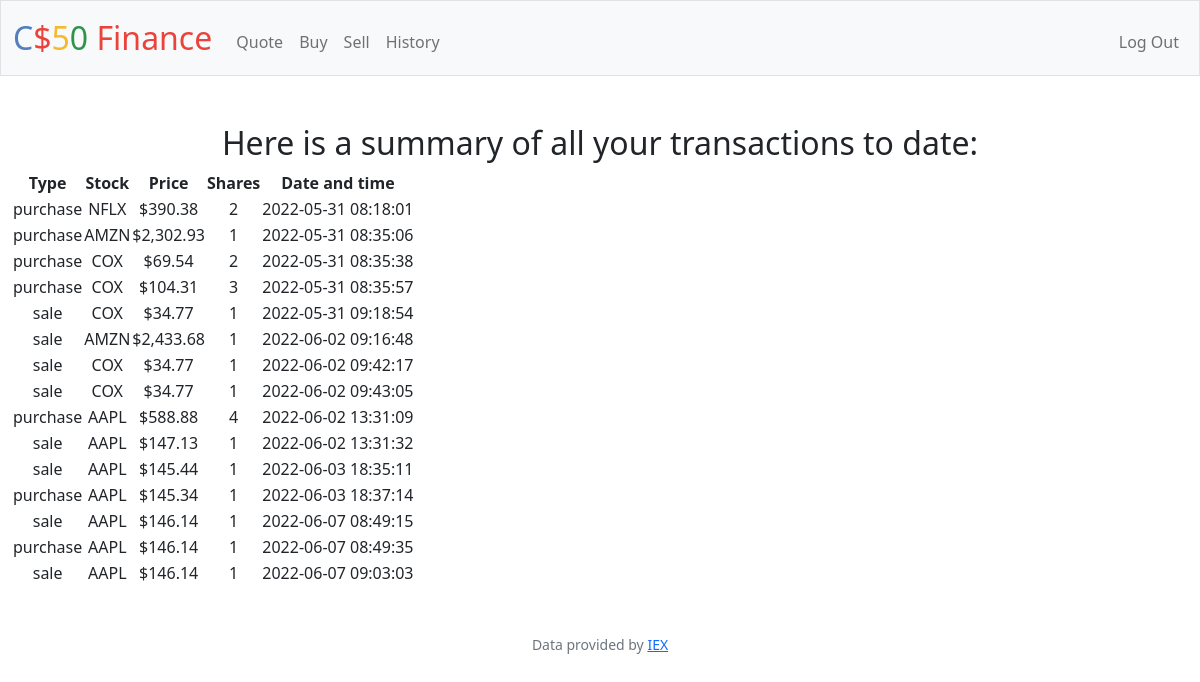
Page /history (signed in) on the earlier database version.
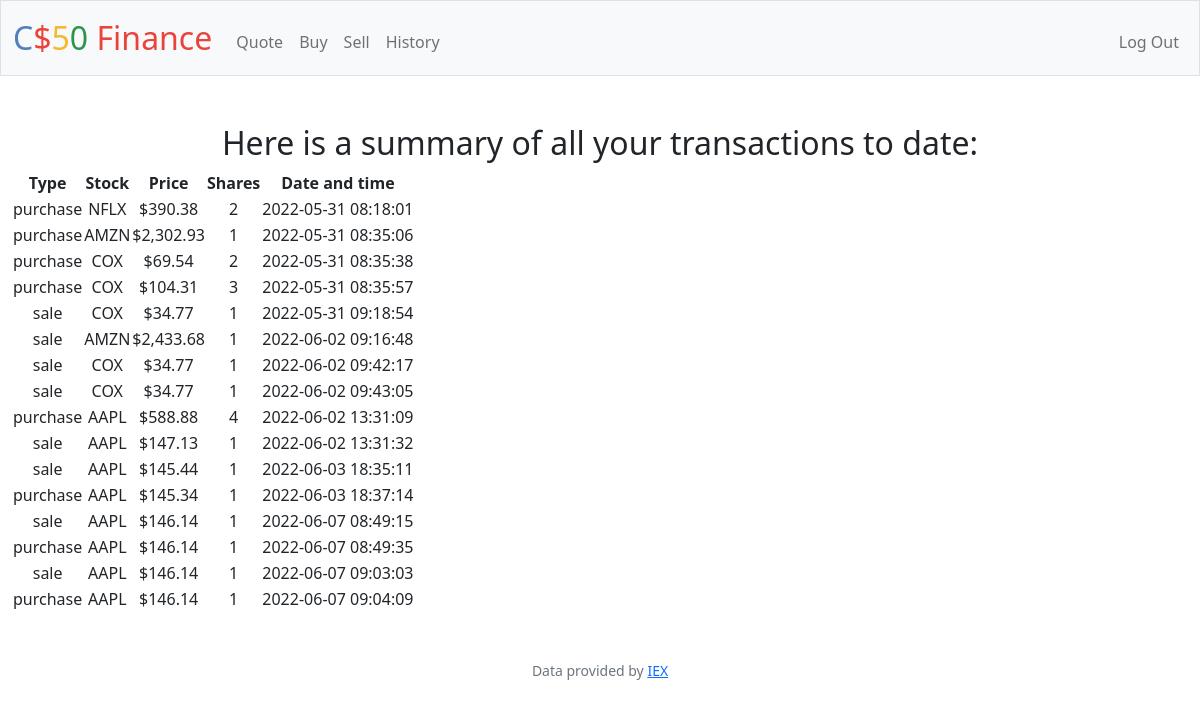
Same page on the later database version.
### tables this page shows
CREATE TABLE transactions (transaction_id INTEGER PRIMARY KEY AUTOINCREMENT NOT NULL, type TEXT NOT NULL, stock TEXT NOT NULL, price FLOAT NOT NULL, shares INTEGER NOT NULL, time DATETIME, user_id);

### app.py (the view)
@app.route("/history")
@login_required
def history():                                  #6
    transactions = db.execute("SELECT type, stock, price, shares, time FROM transactions WHERE user_id = ?", session["user_id"])
    return render_template("history.html", transactions=transactions)

### app.py (called while the page is built)
@app.after_request
def after_request(response):
    response.headers["Cache-Control"] = "no-cache, no-store, must-revalidate"
    response.headers["Expires"] = 0
    response.headers["Pragma"] = "no-cache"
    return response

### helpers.py (called while the page is built)
def login_required(f):
    @wraps(f)
    def decorated_function(*args, **kwargs):
        if session.get("user_id") is None:
            return redirect("/login")
        return f(*args, **kwargs)
    return decorated_function

def usd(value):
    return f"${value:,.2f}"

### templates/history.html (shortened to what this page needs)
{% extends "layout.html" %}
{% block main %}
    <h2>Here is a summary of all your transactions to date:</h2>
        <table>
            <thead>
                <tr>
                    <th>Type</th>
                    <th>Stock</th>
                    <th>Price</th>
                    <th>Shares</th>
                    <th>Date and time</th>
                </tr>
            </thead>
            <tbody>
                {% for item in transactions %}
                    <tr>
                        <td>{{ item["type"] }}</td>
                        <td>{{ item["stock"] }}</td>
                        <td>{{ item["price"] | usd }}</td>
                        <td>{{ item["shares"] }}</td>
                        <td>{{ item["time"] }}</td>
                    </tr>
                {% endfor %}
            </tbody>
        </table>
{% endblock %}

### templates/layout.html (shortened to what this page needs)
<!DOCTYPE html>
<html lang="en">
    <head>
        <link href="https://cdn.jsdelivr.net/npm/bootstrap@5.1.3/dist/css/bootstrap.min.css" rel="stylesheet">
        <link href="/static/styles.css" rel="stylesheet">
    </head>
    <body>
        <nav class="bg-light border navbar navbar-expand-md navbar-light">
            <div class="container-fluid">
                <a class="navbar-brand" href="/"><span class="blue">C</span><span class="red">$</span><span class="yellow">5</span><span class="green">0</span> <span class="red">Finance</span></a>
                <div class="collapse navbar-collapse" id="navbar">
                    {% if session["user_id"] %}
                        <ul class="navbar-nav me-auto mt-2">
                            <li class="nav-item"><a class="nav-link" href="/quote">Quote</a></li>
                            <li class="nav-item"><a class="nav-link" href="/buy">Buy</a></li>
                            <li class="nav-item"><a class="nav-link" href="/sell">Sell</a></li>
                            <li class="nav-item"><a class="nav-link" href="/history">History</a></li>
                        </ul>
                        <ul class="navbar-nav ms-auto mt-2">
                            <li class="nav-item"><a class="nav-link" href="/logout">Log Out</a></li>
                        </ul>
                    {% else %}
                        <ul class="navbar-nav ms-auto mt-2">
                            <li class="nav-item"><a class="nav-link" href="/register">Register</a></li>
                            <li class="nav-item"><a class="nav-link" href="/login">Log In</a></li>
                        </ul>
                    {% endif %}
                </div>
            </div>
        </nav>
        <main class="container-fluid py-5 text-center">
            {% block main %}{% endblock %}
        </main>
        <footer class="mb-5 small text-center text-muted">
            Data provided by <a href="https://iexcloud.io/">IEX</a>
        </footer>
    </body>
</html>

### static/styles.css (style rules this page uses)
nav .navbar-brand { font-size: xx-large; }
nav .navbar-brand .blue { color: #537fbe; }
nav .navbar-brand .red { color: #ea433b; }
nav .navbar-brand .yellow { color: #f5b82e; }
nav .navbar-brand .green { color: #2e944b; }

Differences in the rows shown:
added transactions: type "purchase", stock "AAPL", price "$146.14", shares "1", time "2022-06-07 09:04:09"
